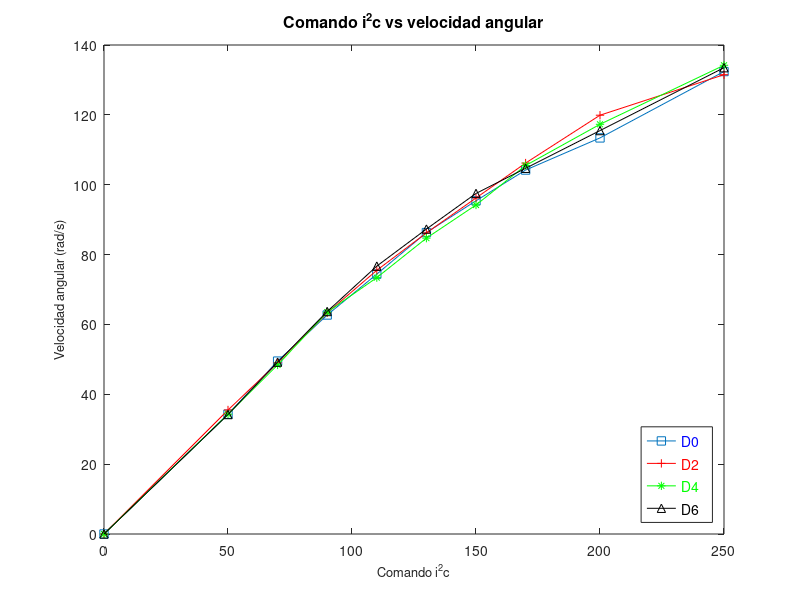

Write the MATLAB code that produced this figure. (Note: this script raises an error after producing the figure.)
%% Carga de datos
global gi2c gw
close all
clear all
clc

x=load('./i2c_vs_todo/notas_cuad.txt');

i2c   = x(:,1);                % Comando i2c
assignin('base','gi2c',i2c);
Fm    = 9.81/1000*x(:,2)/4;    % Fuerza en N-m por motor
w     = (pi*mean(x(:,3:6)'))'; % Velocidad angular promedio de los motores (rad/s)
assignin('base','gw',w);
% PLOT VELOCIDADES DE LOS 4 MOTORES

figure
    plot(i2c,x(:,4),'s-'); hold on; 
    plot(i2c,x(:,5),'r+-');
    plot(i2c,x(:,6),'g*-');
    plot(i2c,x(:,3),'k^-');
    title('\fontsize{16}Comando i^2c vs velocidad angular')
    xlabel('\fontsize{13}Comando i^2c')
    ylabel('\fontsize{13}Velocidad angular (rad/s)')
    legend('\fontsize{14}{\color{blue}D0}','\fontsize{14}{\color{red}D2}','\fontsize{14}{\color{green}D4}','\fontsize{14}D6','location','southeast')

%% Fuerza vs. velocidad angular    

wtest = 0:450;
fprintf('Fuerza vs. velocidad angular\n')
[p_quad_FW,Ftest_cuad_FW,e_cuad_FW,sigma_cuad_FW,p_cub_FW,Ftest_cub_FW,e_cub_FW,sigma_cub_FW] = curv_fit(w,Fm,wtest);

% CALIBRACION ANTERIOR
%Pviejos      = [3.7646e-5  -9.0535e-4 0.0170]; % Parametros primera calibracion
%Ftest_viejos = Pviejos(1)*(wtest.^2)+Pviejos(2)*wtest+Pviejos(3)*ones(size(wtest,1),1);

% PLOT FUERZA vs. VELOCIDAD ANGULAR
figure
    plot(w,Fm,'*')
    title('\fontsize{16}Velocidad angular vs. fuerza')
    xlabel('\fontsize{13}Velocidad angular (rad/s)')
    ylabel('\fontsize{13}Fuerza (N)')
    hold on
    plot(wtest,Ftest_cuad_FW,'r')
    plot(wtest,Ftest_cub_FW,'b')
    %plot(wtest,Ftest_viejos,'k')
    legend('\fontsize{13}Medias experimentales','\fontsize{13}Curva modelo cuadrático',...
        '\fontsize{13}Curva modelo cúbico','location','northwest')

%% i2c vs. Fuerza

i2ctest = 0:250;
fprintf('\ni2c vs. Fuerza\n')
[p_quad_FI,Ftest_cuad_FI,e_cuad_FI,sigma_cuad_FI,p_cub_FI,Ftest_cub_FI,e_cub_FI,sigma_cub_FI] = curv_fit(i2c,Fm,i2ctest);

B_lin      = [i2c ones(size(i2c,1),1)];
p_lin      = (B_lin'*B_lin)\(B_lin'*Fm);           % parametros del modelo cuadratico
Ftest_lin  = p_lin(1)*i2ctest+p_lin(2)*ones(size(i2ctest,1),1);

e_lin      = Fm-(p_lin(1)*w+p_lin(2)*ones(size(w,1),1));
e_lin_prom = mean(e_lin);
sigma_lin  = std(e_lin);
fprintf('\nModelo Lineal\n\tError: %d\n\tSigma: %d',e_lin_prom,sigma_lin)

% PLOT i2c vs. FUERZA
figure
    plot(i2c,Fm,'*')
    title('\fontsize{16}Comando i^2c vs. fuerza')
    xlabel('\fontsize{13}Comando i^2c')
    ylabel('\fontsize{13}Fuerza (N)')
    hold on
    plot(i2ctest,Ftest_lin,'k')
    plot(i2ctest,Ftest_cuad_FI,'r')
    plot(i2ctest,Ftest_cub_FI,'g')
    legend('\fontsize{13}Medias experimentales','\fontsize{13}Curva modelo lineal','\fontsize{13}Curva modelo cuadrático',...
        '\fontsize{13}Curva modelo cúbico','location','northwest')

%% i2c vs. Velocidad Angular

fprintf('\ni2c vs. Velocidad Angular\n')
[p_quad_IW,Ftest_cuad_IW,e_cuad_IW,sigma_cuad_IW,p_cub_IW,Ftest_cub_IW,e_cub_IW,sigma_cub_IW] = curv_fit(i2c,w,i2ctest);

X0=[200 100 1];
[X,RESNORM,RESIDUAL,EXITFLAG]=lsqnonlin(@monod,X0,[],[],optimset('MaxFunEvals',10000));
p_mon=X;

Ftest_monod=p_mon(1)*i2ctest./(p_mon(2)*i2ctest+p_mon(3));
e_monod=w-(p_mon(1)*i2c./(p_mon(2)*i2c+p_mon(3)));
e_monod_prom=mean(e_monod);
sigma_monod=std(e_monod);

fprintf('\nModelo Monod\n\tError: %d\n\tSigma: %d',e_monod_prom,sigma_monod)

% PLOT FUERZA vs. VELOCIDAD ANGULAR
figure
    plot(i2c,w,'*')
    title('\fontsize{16}Comando i^2c vs. velocidad angular')
    xlabel('\fontsize{13}Comando i^2c')
    ylabel('\fontsize{13}Velocidad angular (rad/s)')
    hold on
    plot(i2ctest,Ftest_cuad_IW,'r')
    plot(i2ctest,Ftest_cub_IW,'g')
    plot(i2ctest,Ftest_monod)
        legend('\fontsize{13}Medias experimentales','\fontsize{13}Curva modelo cuadrático',...
        '\fontsize{13}Curva modelo cúbico',...,
        '\fontsize{13}Curva modelo Monod','location','northeast')

%% Velocidad Angular vs. i2c 

wtest = 0:450;
fprintf('\nVelocidad Angular vs. i^2c\n')
[p_quad_IW2,Ftest_cuad_IW2,e_cuad_IW2,sigma_cuad_IW2,p_cub_IW2,Ftest_cub_IW2,e_cub_IW2,sigma_cub_IW2] = curv_fit(w,i2c,wtest);

% PLOT FUERZA vs. VELOCIDAD ANGULAR
figure
    plot(w,i2c,'k*')
    title('\fontsize{16}Comando i^2c vs. velocidad angular')
    xlabel('\fontsize{13}Velocidad angular (rad/s)')
    ylabel('\fontsize{13}Comando i^2c')
    hold on
    plot(wtest,Ftest_cuad_IW2,'r')
    plot(wtest,Ftest_cub_IW2)
    legend('\fontsize{13}Medias experimentales','\fontsize{13}Curva modelo cuadrático',...
        '\fontsize{13}Curva modelo cúbico','location','northwest')
  
% B_4      = [w.^4 w.^3 w.^2 w ];
% p_4      = (B_4'*B_4)\(B_4'*i2c);
% Ftest_4  = p_4(1)*wtest.^4+p_4(2)*wtest.^3+p_4(3)*wtest.^2+p_4(4)*wtest;
% 
% e_4      = i2c-(p_4(1)*w.^4+p_4(2)*w.^3+p_4(3)*w.^2+p_4(4)*w);
% e_4_prom = mean(e_4);
% sigma_4  = std(e_4);
% fprintf('\nModelo Cuatroático\n\tError: %d\n\tSigma: %d',e_4_prom,sigma_4)
% fprintf('\nEl modelo cuatroático es casi idéntico al cúbico. El término en w^4 es 6 órdenes más chico que el de w^3\n')

